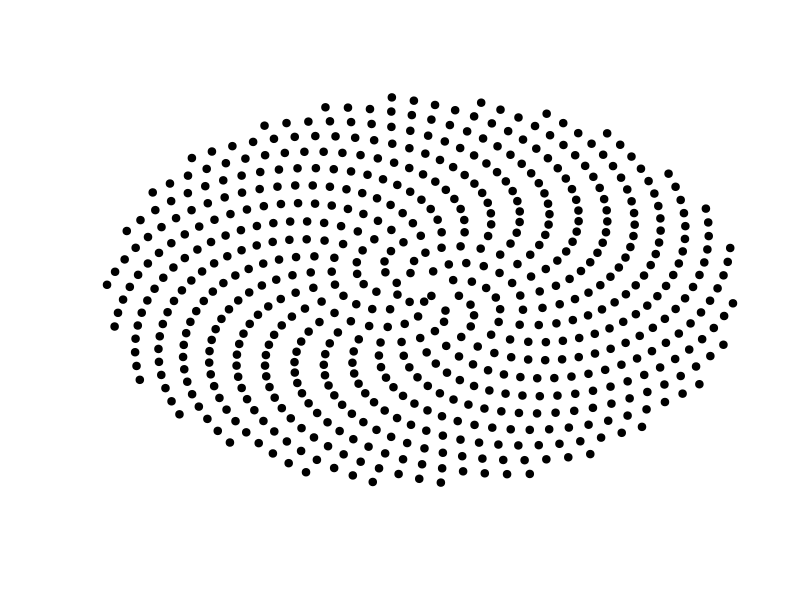
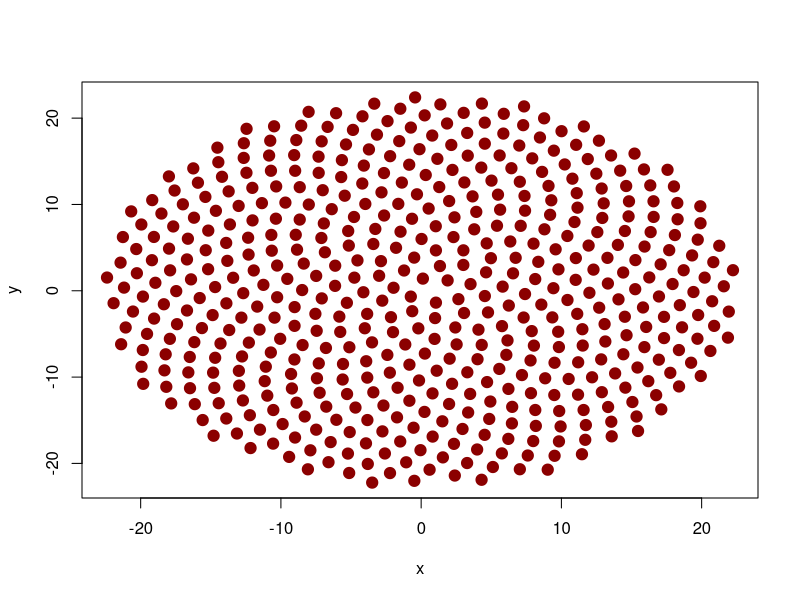
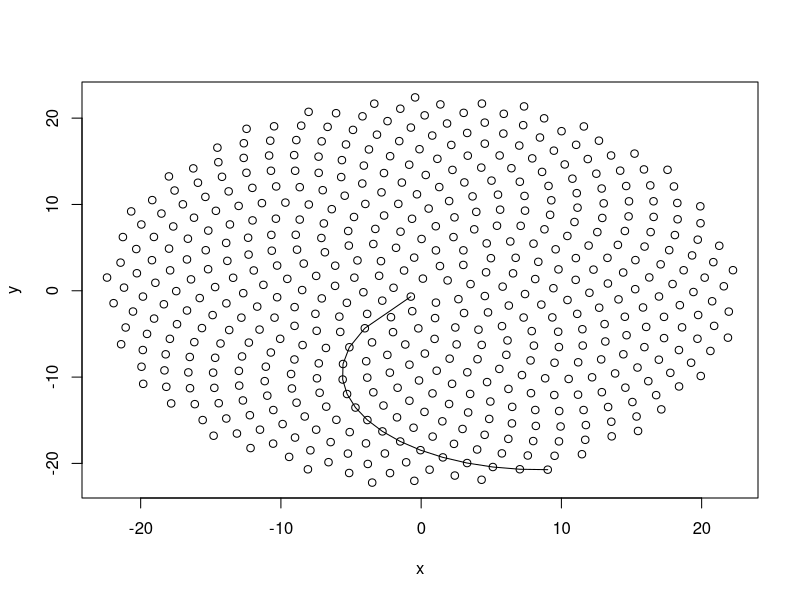
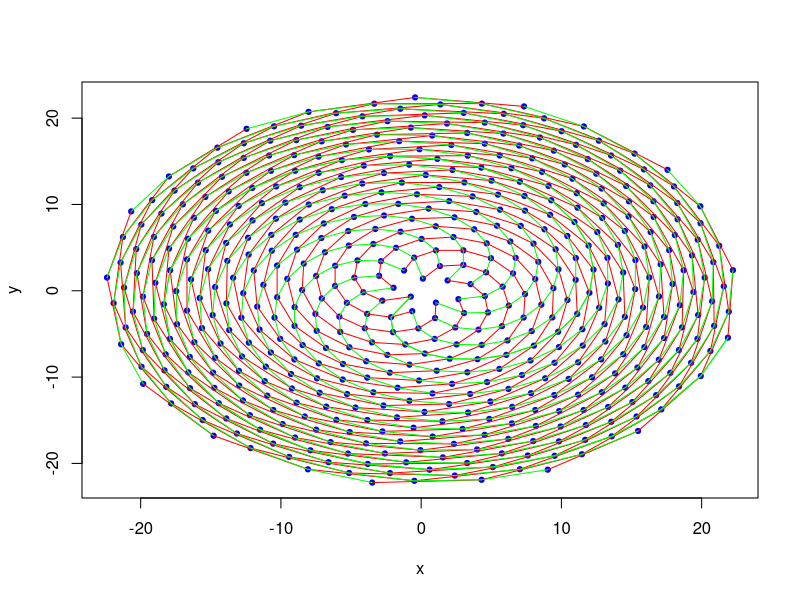

Here is the R script that generated these plots, in order:
##############################################################
# Golden Ratio - Fibonacci Sequence
##############################################################


golden.ratio = (sqrt(5) + 1)/2
fibonacci.angle = 360/(golden.ratio ^2)

c=1
num_points <- 630
x=rep(0, num_points)
y=rep(0, num_points)

for (n in 1:num_points) {
  r=c*sqrt(n)
  theta=fibonacci.angle*(n)
  x[n]=r*cos(theta)
  y[n]=r*sin(theta)
}

plot(x,y,axes=FALSE,ann=FALSE,pch=19,cex=1)


##############################################################
# Golden Flower
##############################################################

t=1/2*(1+sqrt(5))
n=2^9
c=seq(1,n)

x=sqrt(c)*cos(2*pi*t*c)
y=sqrt(c)*sin(2*pi*t*c)

plot(x,y, pch=19, cex=1.5, col="red4")

# To draw a 34-spiral for Fibonacci number 34 starting from 1

plot(x,y,pch=1, cex=1)
v=seq(1,n,34)
lines(x[v],y[v])



# To draw a 8 & 13 spiral for Fibonacci number 8 starting from 1

plot(x,y,pch=19, cex=0.7, col="blue")

v=seq(1,n,8)
lines(x[v],y[v], col="red")

v=seq(2,n,8)
lines(x[v],y[v], col="red")

v=seq(3,n,8)
lines(x[v],y[v], col="red")

v=seq(4,n,8)
lines(x[v],y[v], col="red")

v=seq(5,n,8)
lines(x[v],y[v], col="red")

v=seq(6,n,8)
lines(x[v],y[v], col="red")

v=seq(7,n,8)
lines(x[v],y[v], col="red")

v=seq(8,n,8)
lines(x[v],y[v], col="red")

v=seq(1,n,13)
lines(x[v],y[v], col="green")

v=seq(2,n,13)
lines(x[v],y[v], col="green")

v=seq(3,n,13)
lines(x[v],y[v], col="green")

v=seq(4,n,13)
lines(x[v],y[v], col="green")

v=seq(5,n,13)
lines(x[v],y[v], col="green")

v=seq(6,n,13)
lines(x[v],y[v], col="green")

v=seq(7,n,13)
lines(x[v],y[v], col="green")

v=seq(8,n,13)
lines(x[v],y[v], col="green")

v=seq(9,n,13)
lines(x[v],y[v], col="green")

v=seq(10,n,13)
lines(x[v],y[v], col="green")

v=seq(11,n,13)
lines(x[v],y[v], col="green")

v=seq(1,n,13)
lines(x[v],y[v], col="green")

v=seq(12,n,13)
lines(x[v],y[v], col="green")

v=seq(13,n,13)
lines(x[v],y[v], col="green")